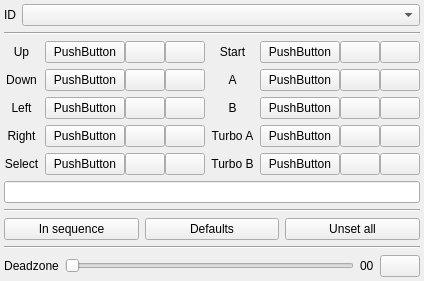
        <widget class="QWidget" name="tab_joy">
         <attribute name="icon">
          <iconset resource="resources.qrc">
           <normaloff>:/icon/icons/input_config.svg</normaloff>:/icon/icons/input_config.svg</iconset>
         </attribute>
         <attribute name="title">
          <string>Joystick</string>
         </attribute>
         <layout class="QVBoxLayout" name="verticalLayout_tab_joy">
          <property name="leftMargin">
           <number>4</number>
          </property>
          <property name="topMargin">
           <number>4</number>
          </property>
          <property name="rightMargin">
           <number>4</number>
          </property>
          <property name="bottomMargin">
           <number>4</number>
          </property>
          <item>
           <layout class="QHBoxLayout" name="horizontalLayout_joy_ID">
            <item>
             <widget class="QLabel" name="label_joy_ID">
              <property name="text">
               <string>ID</string>
              </property>
              <property name="alignment">
               <set>Qt::AlignCenter</set>
              </property>
             </widget>
            </item>
            <item>
             <widget class="QComboBox" name="comboBox_joy_ID">
              <property name="sizePolicy">
               <sizepolicy hsizetype="Expanding" vsizetype="Fixed">
                <horstretch>0</horstretch>
                <verstretch>0</verstretch>
               </sizepolicy>
              </property>
             </widget>
            </item>
           </layout>
          </item>
          <item>
           <widget class="Line" name="line_joy_1">
            <property name="orientation">
             <enum>Qt::Horizontal</enum>
            </property>
           </widget>
          </item>
          <item>
           <layout class="QGridLayout" name="gridLayout_joy">
            <item row="0" column="0">
             <widget class="QLabel" name="label_joy_Up">
              <property name="text">
               <string>Up</string>
              </property>
              <property name="alignment">
               <set>Qt::AlignCenter</set>
              </property>
             </widget>
            </item>
            <item row="3" column="1">
             <layout class="QHBoxLayout" name="horizontalLayout_joy_du_Right">
              <property name="spacing">
               <number>0</number>
              </property>
              <item>
               <widget class="QPushButton" name="pushButton_joy_Right">
                <property name="sizePolicy">
                 <sizepolicy hsizetype="Expanding" vsizetype="Preferred">
                  <horstretch>0</horstretch>
                  <verstretch>0</verstretch>
                 </sizepolicy>
                </property>
                <property name="text">
                 <string notr="true">PushButton</string>
                </property>
               </widget>
              </item>
              <item>
               <widget class="QPushButton" name="pushButton_joy_default_Right">
                <property name="sizePolicy">
                 <sizepolicy hsizetype="Fixed" vsizetype="Fixed">
                  <horstretch>0</horstretch>
                  <verstretch>0</verstretch>
                 </sizepolicy>
                </property>
                <property name="toolTip">
                 <string>Default</string>
                </property>
                <property name="text">
                 <string notr="true"/>
                </property>
                <property name="icon">
                 <iconset resource="resources.qrc">
                  <normaloff>:/icon/icons/default.svg</normaloff>:/icon/icons/default.svg</iconset>
                </property>
               </widget>
              </item>
              <item>
               <widget class="QPushButton" name="pushButton_joy_unset_Right">
                <property name="sizePolicy">
                 <sizepolicy hsizetype="Fixed" vsizetype="Fixed">
                  <horstretch>0</horstretch>
                  <verstretch>0</verstretch>
                 </sizepolicy>
                </property>
                <property name="toolTip">
                 <string>Unset</string>
                </property>
                <property name="text">
                 <string notr="true"/>
                </property>
                <property name="icon">
                 <iconset resource="resources.qrc">
                  <normaloff>:/icon/icons/trash.svg</normaloff>:/icon/icons/trash.svg</iconset>
                </property>
               </widget>
              </item>
             </layout>
            </item>
            <item row="1" column="3">
             <layout class="QHBoxLayout" name="horizontalLayout_joy_du_A">
              <property name="spacing">
               <number>0</number>
              </property>
              <item>
               <widget class="QPushButton" name="pushButton_joy_A">
                <property name="sizePolicy">
                 <sizepolicy hsizetype="Expanding" vsizetype="Preferred">
                  <horstretch>0</horstretch>
                  <verstretch>0</verstretch>
                 </sizepolicy>
                </property>
                <property name="text">
                 <string notr="true">PushButton</string>
                </property>
               </widget>
              </item>
              <item>
               <widget class="QPushButton" name="pushButton_joy_default_A">
                <property name="sizePolicy">
                 <sizepolicy hsizetype="Fixed" vsizetype="Fixed">
                  <horstretch>0</horstretch>
                  <verstretch>0</verstretch>
                 </sizepolicy>
                </property>
                <property name="toolTip">
                 <string>Default</string>
                </property>
                <property name="text">
                 <string notr="true"/>
                </property>
                <property name="icon">
                 <iconset resource="resources.qrc">
                  <normaloff>:/icon/icons/default.svg</normaloff>:/icon/icons/default.svg</iconset>
                </property>
               </widget>
              </item>
              <item>
               <widget class="QPushButton" name="pushButton_joy_unset_A">
                <property name="sizePolicy">
                 <sizepolicy hsizetype="Fixed" vsizetype="Fixed">
                  <horstretch>0</horstretch>
                  <verstretch>0</verstretch>
                 </sizepolicy>
                </property>
                <property name="toolTip">
                 <string>Unset</string>
                </property>
                <property name="text">
                 <string notr="true"/>
                </property>
                <property name="icon">
                 <iconset resource="resources.qrc">
                  <normaloff>:/icon/icons/trash.svg</normaloff>:/icon/icons/trash.svg</iconset>
                </property>
               </widget>
              </item>
             </layout>
            </item>
            <item row="2" column="1">
             <layout class="QHBoxLayout" name="horizontalLayout_joy_du_Left">
              <property name="spacing">
               <number>0</number>
              </property>
              <item>
               <widget class="QPushButton" name="pushButton_joy_Left">
                <property name="sizePolicy">
                 <sizepolicy hsizetype="Expanding" vsizetype="Preferred">
                  <horstretch>0</horstretch>
                  <verstretch>0</verstretch>
                 </sizepolicy>
                </property>
                <property name="text">
                 <string notr="true">PushButton</string>
                </property>
               </widget>
              </item>
              <item>
               <widget class="QPushButton" name="pushButton_joy_default_Left">
                <property name="sizePolicy">
                 <sizepolicy hsizetype="Fixed" vsizetype="Fixed">
                  <horstretch>0</horstretch>
                  <verstretch>0</verstretch>
                 </sizepolicy>
                </property>
                <property name="toolTip">
                 <string>Default</string>
                </property>
                <property name="text">
                 <string notr="true"/>
                </property>
                <property name="icon">
                 <iconset resource="resources.qrc">
                  <normaloff>:/icon/icons/default.svg</normaloff>:/icon/icons/default.svg</iconset>
                </property>
               </widget>
              </item>
              <item>
               <widget class="QPushButton" name="pushButton_joy_unset_Left">
                <property name="sizePolicy">
                 <sizepolicy hsizetype="Fixed" vsizetype="Fixed">
                  <horstretch>0</horstretch>
                  <verstretch>0</verstretch>
                 </sizepolicy>
                </property>
                <property name="toolTip">
                 <string>Unset</string>
                </property>
                <property name="text">
                 <string notr="true"/>
                </property>
                <property name="icon">
                 <iconset resource="resources.qrc">
                  <normaloff>:/icon/icons/trash.svg</normaloff>:/icon/icons/trash.svg</iconset>
                </property>
               </widget>
              </item>
             </layout>
            </item>
            <item row="2" column="2">
             <widget class="QLabel" name="label_joy_B">
              <property name="text">
               <string>B</string>
              </property>
              <property name="alignment">
               <set>Qt::AlignCenter</set>
              </property>
             </widget>
            </item>
            <item row="4" column="0">
             <widget class="QLabel" name="label_joy_Select">
              <property name="text">
               <string>Select</string>
              </property>
              <property name="alignment">
               <set>Qt::AlignCenter</set>
              </property>
             </widget>
            </item>
            <item row="0" column="1">
             <layout class="QHBoxLayout" name="horizontalLayout_joy_du_UP">
              <property name="spacing">
               <number>0</number>
              </property>
              <item>
               <widget class="QPushButton" name="pushButton_joy_Up">
                <property name="sizePolicy">
                 <sizepolicy hsizetype="Expanding" vsizetype="Preferred">
                  <horstretch>0</horstretch>
                  <verstretch>0</verstretch>
                 </sizepolicy>
                </property>
                <property name="text">
                 <string notr="true">PushButton</string>
                </property>
               </widget>
              </item>
              <item>
               <widget class="QPushButton" name="pushButton_joy_default_Up">
                <property name="sizePolicy">
                 <sizepolicy hsizetype="Fixed" vsizetype="Fixed">
                  <horstretch>0</horstretch>
                  <verstretch>0</verstretch>
                 </sizepolicy>
                </property>
                <property name="toolTip">
                 <string>Default</string>
                </property>
                <property name="text">
                 <string notr="true"/>
                </property>
                <property name="icon">
                 <iconset resource="resources.qrc">
                  <normaloff>:/icon/icons/default.svg</normaloff>:/icon/icons/default.svg</iconset>
                </property>
               </widget>
              </item>
              <item>
               <widget class="QPushButton" name="pushButton_joy_unset_Up">
                <property name="sizePolicy">
                 <sizepolicy hsizetype="Fixed" vsizetype="Fixed">
                  <horstretch>0</horstretch>
                  <verstretch>0</verstretch>
                 </sizepolicy>
                </property>
                <property name="toolTip">
                 <string>Unset</string>
                </property>
                <property name="text">
                 <string notr="true"/>
                </property>
                <property name="icon">
                 <iconset resource="resources.qrc">
                  <normaloff>:/icon/icons/trash.svg</normaloff>:/icon/icons/trash.svg</iconset>
                </property>
               </widget>
              </item>
             </layout>
            </item>
            <item row="4" column="2">
             <widget class="QLabel" name="label_joy_TurboB">
              <property name="text">
               <string>Turbo B</string>
              </property>
              <property name="alignment">
               <set>Qt::AlignCenter</set>
              </property>
             </widget>
            </item>
            <item row="1" column="0">
             <widget class="QLabel" name="label_joy_Down">
              <property name="text">
               <string>Down</string>
              </property>
              <property name="alignment">
               <set>Qt::AlignCenter</set>
              </property>
             </widget>
            </item>
            <item row="2" column="3">
             <layout class="QHBoxLayout" name="horizontalLayout_joy_du_B">
              <property name="spacing">
               <number>0</number>
              </property>
              <item>
               <widget class="QPushButton" name="pushButton_joy_B">
                <property name="sizePolicy">
                 <sizepolicy hsizetype="Expanding" vsizetype="Preferred">
                  <horstretch>0</horstretch>
                  <verstretch>0</verstretch>
                 </sizepolicy>
                </property>
                <property name="text">
                 <string notr="true">PushButton</string>
                </property>
               </widget>
              </item>
              <item>
               <widget class="QPushButton" name="pushButton_joy_default_B">
                <property name="sizePolicy">
                 <sizepolicy hsizetype="Fixed" vsizetype="Fixed">
                  <horstretch>0</horstretch>
                  <verstretch>0</verstretch>
                 </sizepolicy>
                </property>
                <property name="toolTip">
                 <string>Default</string>
                </property>
                <property name="text">
                 <string notr="true"/>
                </property>
                <property name="icon">
                 <iconset resource="resources.qrc">
                  <normaloff>:/icon/icons/default.svg</normaloff>:/icon/icons/default.svg</iconset>
                </property>
               </widget>
              </item>
              <item>
               <widget class="QPushButton" name="pushButton_joy_unset_B">
                <property name="sizePolicy">
                 <sizepolicy hsizetype="Fixed" vsizetype="Fixed">
                  <horstretch>0</horstretch>
                  <verstretch>0</verstretch>
                 </sizepolicy>
                </property>
                <property name="toolTip">
                 <string>Unset</string>
                </property>
                <property name="text">
                 <string notr="true"/>
                </property>
                <property name="icon">
                 <iconset resource="resources.qrc">
                  <normaloff>:/icon/icons/trash.svg</normaloff>:/icon/icons/trash.svg</iconset>
                </property>
               </widget>
              </item>
             </layout>
            </item>
            <item row="3" column="0">
             <widget class="QLabel" name="label_joy_Right">
              <property name="text">
               <string>Right</string>
              </property>
              <property name="alignment">
               <set>Qt::AlignCenter</set>
              </property>
             </widget>
            </item>
            <item row="4" column="3">
             <layout class="QHBoxLayout" name="horizontalLayout_joy_du_TurboB">
              <property name="spacing">
               <number>0</number>
              </property>
              <item>
               <widget class="QPushButton" name="pushButton_joy_TurboB">
                <property name="sizePolicy">
                 <sizepolicy hsizetype="Expanding" vsizetype="Preferred">
                  <horstretch>0</horstretch>
                  <verstretch>0</verstretch>
                 </sizepolicy>
                </property>
                <property name="text">
                 <string notr="true">PushButton</string>
                </property>
               </widget>
              </item>
              <item>
               <widget class="QPushButton" name="pushButton_joy_default_TurboB">
                <property name="sizePolicy">
                 <sizepolicy hsizetype="Fixed" vsizetype="Fixed">
                  <horstretch>0</horstretch>
                  <verstretch>0</verstretch>
                 </sizepolicy>
                </property>
                <property name="toolTip">
                 <string>Default</string>
                </property>
                <property name="text">
                 <string notr="true"/>
                </property>
                <property name="icon">
                 <iconset resource="resources.qrc">
                  <normaloff>:/icon/icons/default.svg</normaloff>:/icon/icons/default.svg</iconset>
                </property>
               </widget>
              </item>
              <item>
               <widget class="QPushButton" name="pushButton_joy_unset_TurboB">
                <property name="sizePolicy">
                 <sizepolicy hsizetype="Fixed" vsizetype="Fixed">
                  <horstretch>0</horstretch>
                  <verstretch>0</verstretch>
                 </sizepolicy>
                </property>
                <property name="toolTip">
                 <string>Unset</string>
                </property>
                <property name="text">
                 <string notr="true"/>
                </property>
                <property name="icon">
                 <iconset resource="resources.qrc">
                  <normaloff>:/icon/icons/trash.svg</normaloff>:/icon/icons/trash.svg</iconset>
                </property>
               </widget>
              </item>
             </layout>
            </item>
            <item row="3" column="3">
             <layout class="QHBoxLayout" name="horizontalLayout_joy_du_TurboA">
              <property name="spacing">
               <number>0</number>
              </property>
              <item>
               <widget class="QPushButton" name="pushButton_joy_TurboA">
                <property name="sizePolicy">
                 <sizepolicy hsizetype="Expanding" vsizetype="Preferred">
                  <horstretch>0</horstretch>
                  <verstretch>0</verstretch>
                 </sizepolicy>
                </property>
                <property name="text">
                 <string notr="true">PushButton</string>
                </property>
               </widget>
              </item>
              <item>
               <widget class="QPushButton" name="pushButton_joy_default_TurboA">
                <property name="sizePolicy">
                 <sizepolicy hsizetype="Fixed" vsizetype="Fixed">
                  <horstretch>0</horstretch>
                  <verstretch>0</verstretch>
                 </sizepolicy>
                </property>
                <property name="toolTip">
                 <string>Default</string>
                </property>
                <property name="text">
                 <string notr="true"/>
                </property>
                <property name="icon">
                 <iconset resource="resources.qrc">
                  <normaloff>:/icon/icons/default.svg</normaloff>:/icon/icons/default.svg</iconset>
                </property>
               </widget>
              </item>
              <item>
               <widget class="QPushButton" name="pushButton_joy_unset_TurboA">
                <property name="sizePolicy">
                 <sizepolicy hsizetype="Fixed" vsizetype="Fixed">
                  <horstretch>0</horstretch>
                  <verstretch>0</verstretch>
                 </sizepolicy>
                </property>
                <property name="toolTip">
                 <string>Unset</string>
                </property>
                <property name="text">
                 <string notr="true"/>
                </property>
                <property name="icon">
                 <iconset resource="resources.qrc">
                  <normaloff>:/icon/icons/trash.svg</normaloff>:/icon/icons/trash.svg</iconset>
                </property>
               </widget>
              </item>
             </layout>
            </item>
            <item row="3" column="2">
             <widget class="QLabel" name="label_joy_TurboA">
              <property name="text">
               <string>Turbo A</string>
              </property>
              <property name="alignment">
               <set>Qt::AlignCenter</set>
              </property>
             </widget>
            </item>
            <item row="4" column="1">
             <layout class="QHBoxLayout" name="horizontalLayout_joy_du_Select">
              <property name="spacing">
               <number>0</number>
              </property>
              <item>
               <widget class="QPushButton" name="pushButton_joy_Select">
                <property name="sizePolicy">
                 <sizepolicy hsizetype="Expanding" vsizetype="Preferred">
                  <horstretch>0</horstretch>
                  <verstretch>0</verstretch>
                 </sizepolicy>
                </property>
                <property name="text">
                 <string notr="true">PushButton</string>
                </property>
               </widget>
              </item>
              <item>
               <widget class="QPushButton" name="pushButton_joy_default_Select">
                <property name="sizePolicy">
                 <sizepolicy hsizetype="Fixed" vsizetype="Fixed">
                  <horstretch>0</horstretch>
                  <verstretch>0</verstretch>
                 </sizepolicy>
                </property>
                <property name="toolTip">
                 <string>Default</string>
                </property>
                <property name="text">
                 <string notr="true"/>
                </property>
                <property name="icon">
                 <iconset resource="resources.qrc">
                  <normaloff>:/icon/icons/default.svg</normaloff>:/icon/icons/default.svg</iconset>
                </property>
               </widget>
              </item>
              <item>
               <widget class="QPushButton" name="pushButton_joy_unset_Select">
                <property name="sizePolicy">
                 <sizepolicy hsizetype="Fixed" vsizetype="Fixed">
                  <horstretch>0</horstretch>
                  <verstretch>0</verstretch>
                 </sizepolicy>
                </property>
                <property name="toolTip">
                 <string>Unset</string>
                </property>
                <property name="text">
                 <string notr="true"/>
                </property>
                <property name="icon">
                 <iconset resource="resources.qrc">
                  <normaloff>:/icon/icons/trash.svg</normaloff>:/icon/icons/trash.svg</iconset>
                </property>
               </widget>
              </item>
             </layout>
            </item>
            <item row="0" column="3">
             <layout class="QHBoxLayout" name="horizontalLayout_joy_du_Start">
              <property name="spacing">
               <number>0</number>
              </property>
              <item>
               <widget class="QPushButton" name="pushButton_joy_Start">
                <property name="sizePolicy">
                 <sizepolicy hsizetype="Expanding" vsizetype="Preferred">
                  <horstretch>0</horstretch>
                  <verstretch>0</verstretch>
                 </sizepolicy>
                </property>
                <property name="text">
                 <string notr="true">PushButton</string>
                </property>
               </widget>
              </item>
              <item>
               <widget class="QPushButton" name="pushButton_joy_default_Start">
                <property name="sizePolicy">
                 <sizepolicy hsizetype="Fixed" vsizetype="Fixed">
                  <horstretch>0</horstretch>
                  <verstretch>0</verstretch>
                 </sizepolicy>
                </property>
                <property name="toolTip">
                 <string>Default</string>
                </property>
                <property name="text">
                 <string notr="true"/>
                </property>
                <property name="icon">
                 <iconset resource="resources.qrc">
                  <normaloff>:/icon/icons/default.svg</normaloff>:/icon/icons/default.svg</iconset>
                </property>
               </widget>
              </item>
              <item>
               <widget class="QPushButton" name="pushButton_joy_unset_Start">
                <property name="sizePolicy">
                 <sizepolicy hsizetype="Fixed" vsizetype="Fixed">
                  <horstretch>0</horstretch>
                  <verstretch>0</verstretch>
                 </sizepolicy>
                </property>
                <property name="toolTip">
                 <string>Unset</string>
                </property>
                <property name="text">
                 <string notr="true"/>
                </property>
                <property name="icon">
                 <iconset resource="resources.qrc">
                  <normaloff>:/icon/icons/trash.svg</normaloff>:/icon/icons/trash.svg</iconset>
                </property>
               </widget>
              </item>
             </layout>
            </item>
            <item row="2" column="0">
             <widget class="QLabel" name="label_joy_Left">
              <property name="text">
               <string>Left</string>
              </property>
              <property name="alignment">
               <set>Qt::AlignCenter</set>
              </property>
             </widget>
            </item>
            <item row="1" column="1">
             <layout class="QHBoxLayout" name="horizontalLayout_joy_du_Down">
              <property name="spacing">
               <number>0</number>
              </property>
              <item>
               <widget class="QPushButton" name="pushButton_joy_Down">
                <property name="sizePolicy">
                 <sizepolicy hsizetype="Expanding" vsizetype="Preferred">
                  <horstretch>0</horstretch>
                  <verstretch>0</verstretch>
                 </sizepolicy>
                </property>
                <property name="text">
                 <string notr="true">PushButton</string>
                </property>
               </widget>
              </item>
              <item>
               <widget class="QPushButton" name="pushButton_joy_default_Down">
                <property name="sizePolicy">
                 <sizepolicy hsizetype="Fixed" vsizetype="Fixed">
                  <horstretch>0</horstretch>
                  <verstretch>0</verstretch>
                 </sizepolicy>
                </property>
                <property name="toolTip">
                 <string>Default</string>
                </property>
                <property name="text">
                 <string notr="true"/>
                </property>
                <property name="icon">
                 <iconset resource="resources.qrc">
                  <normaloff>:/icon/icons/default.svg</normaloff>:/icon/icons/default.svg</iconset>
                </property>
               </widget>
              </item>
              <item>
               <widget class="QPushButton" name="pushButton_joy_unset_Down">
                <property name="sizePolicy">
                 <sizepolicy hsizetype="Fixed" vsizetype="Fixed">
                  <horstretch>0</horstretch>
                  <verstretch>0</verstretch>
                 </sizepolicy>
                </property>
                <property name="toolTip">
                 <string>Unset</string>
                </property>
                <property name="text">
                 <string notr="true"/>
                </property>
                <property name="icon">
                 <iconset resource="resources.qrc">
                  <normaloff>:/icon/icons/trash.svg</normaloff>:/icon/icons/trash.svg</iconset>
                </property>
               </widget>
              </item>
             </layout>
            </item>
            <item row="1" column="2">
             <widget class="QLabel" name="label_joy_A">
              <property name="text">
               <string>A</string>
              </property>
              <property name="alignment">
               <set>Qt::AlignCenter</set>
              </property>
             </widget>
            </item>
            <item row="0" column="2">
             <widget class="QLabel" name="label_joy_Start">
              <property name="text">
               <string>Start</string>
              </property>
              <property name="alignment">
               <set>Qt::AlignCenter</set>
              </property>
             </widget>
            </item>
           </layout>
          </item>
          <item>
           <widget class="QLineEdit" name="lineEdit_joy_info">
            <property name="focusPolicy">
             <enum>Qt::NoFocus</enum>
            </property>
            <property name="readOnly">
             <bool>true</bool>
            </property>
           </widget>
          </item>
          <item>
           <widget class="Line" name="line_joy_2">
            <property name="orientation">
             <enum>Qt::Horizontal</enum>
            </property>
           </widget>
          </item>
          <item>
           <layout class="QHBoxLayout" name="horizontalLayout_4">
            <item>
             <widget class="QPushButton" name="pushButton_joy_Sequence">
              <property name="text">
               <string>In sequence</string>
              </property>
              <property name="icon">
               <iconset resource="resources.qrc">
                <normaloff>:/icon/icons/state_inc.svg</normaloff>:/icon/icons/state_inc.svg</iconset>
              </property>
             </widget>
            </item>
            <item>
             <widget class="QPushButton" name="pushButton_joy_Defaults">
              <property name="text">
               <string>Defaults</string>
              </property>
              <property name="icon">
               <iconset resource="resources.qrc">
                <normaloff>:/icon/icons/overscan_default.svg</normaloff>:/icon/icons/overscan_default.svg</iconset>
              </property>
             </widget>
            </item>
            <item>
             <widget class="QPushButton" name="pushButton_joy_Unset_all">
              <property name="text">
               <string>Unset all</string>
              </property>
              <property name="icon">
               <iconset resource="resources.qrc">
                <normaloff>:/icon/icons/trash.svg</normaloff>:/icon/icons/trash.svg</iconset>
              </property>
             </widget>
            </item>
           </layout>
          </item>
          <item>
           <widget class="Line" name="line_joy_3">
            <property name="orientation">
             <enum>Qt::Horizontal</enum>
            </property>
           </widget>
          </item>
          <item>
           <layout class="QGridLayout" name="gridLayout_joy_Deadzone">
            <item row="0" column="3">
             <widget class="QLabel" name="label_joy_Deadzone_value_slider">
              <property name="text">
               <string notr="true">00</string>
              </property>
             </widget>
            </item>
            <item row="0" column="2">
             <widget class="QSlider" name="horizontalSlider_joy_Deadzone">
              <property name="minimum">
               <number>0</number>
              </property>
              <property name="value">
               <number>0</number>
              </property>
              <property name="orientation">
               <enum>Qt::Horizontal</enum>
              </property>
             </widget>
            </item>
            <item row="0" column="1">
             <widget class="QLabel" name="label_joy_Deadzone_slider">
              <property name="text">
               <string>Deadzone</string>
              </property>
              <property name="alignment">
               <set>Qt::AlignCenter</set>
              </property>
             </widget>
            </item>
            <item row="0" column="4">
             <widget class="QPushButton" name="pushButton_joy_Deadzone">
              <property name="toolTip">
               <string>Default</string>
              </property>
              <property name="text">
               <string/>
              </property>
              <property name="icon">
               <iconset resource="resources.qrc">
                <normaloff>:/icon/icons/default.svg</normaloff>:/icon/icons/default.svg</iconset>
              </property>
             </widget>
            </item>
           </layout>
          </item>
         </layout>
        </widget>
